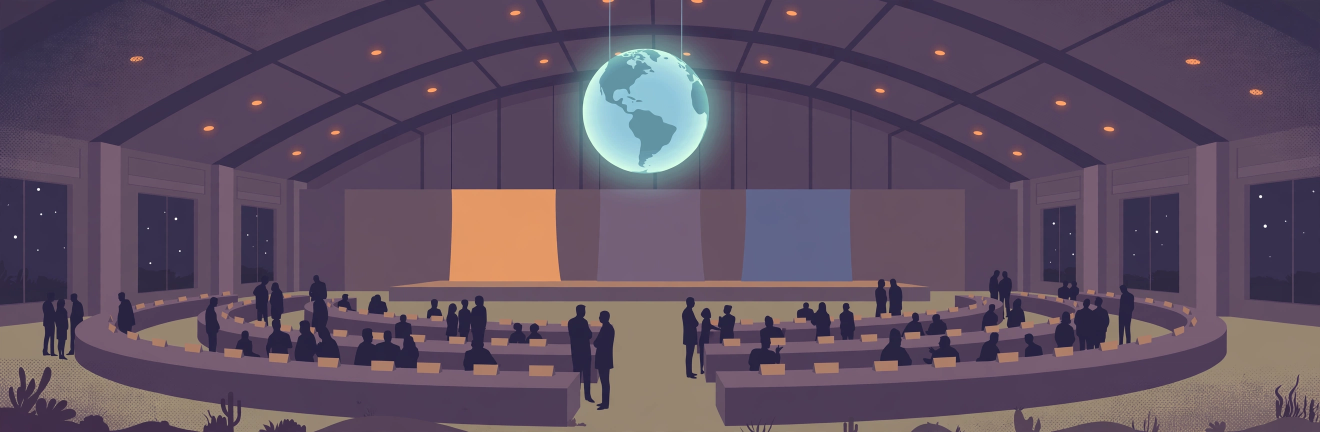
#> input picture assets/illo-cop31.png, 2640 x 864 px (shown at 1/2 size)
$ python compose.py
#> lines starting #> are read from the running program, lines starting #| are printed output that depends on the picture
#!/usr/bin/env python3
"""The World in One Day — Sunday 22 November 2026.

Composes the one-page newspaper for the make.fun bounty
"news-image-20261122": 35 dated stories from Sunday 22 November
2026, every one carrying its verification badge and its sources on
the page itself.  The design is this paper's own: the navy
masthead it has carried since its first edition, detailed cover
illustrations for the three leads, a strip of the day's big
numbers, numbered cards and briefs, a pin map, and a DATE CHECK
box that says what was left out and why.

Deterministic: no network, no clock, no randomness.  Running it
twice produces a byte-identical entry.png.
"""

from PIL import Image, ImageDraw, ImageFont

W = H = 1024
MARGIN = 28
CREAM = (252, 251, 247)
INK = (18, 18, 18)
RED = (176, 42, 30)
GRAY = (96, 90, 80)
GREEN = (30, 122, 52)
NAVY = (36, 80, 122)
BROWN = (122, 106, 83)
RULE = (190, 180, 160)

SERIF = "/usr/share/fonts/truetype/liberation/LiberationSerif-Bold.ttf"
SERIF_IT = "/usr/share/fonts/truetype/liberation/LiberationSerif-Italic.ttf"
SANS = "/usr/share/fonts/truetype/dejavu/DejaVuSans.ttf"
SANS_B = "/usr/share/fonts/truetype/dejavu/DejaVuSans-Bold.ttf"


def F(path, size):
    return ImageFont.truetype(path, size)


def wrap(d, text, font, width):
    """Greedy word wrap by pixel width."""
    words, lines, cur = text.split(), [], ""
    for w_ in words:
        trial = (cur + " " + w_).strip()
        if d.textlength(trial, font=font) <= width or not cur:
            cur = trial
        else:
            lines.append(cur)
            cur = w_
    if cur:
        lines.append(cur)
    return lines


def badge(d, x, y, kind):
    """Verification badge; returns its width."""
    label = {"CONFIRMED": "✓ CONFIRMED", "OFFICIAL": "OFFICIAL",
             "REPORTED": "REPORTED"}[kind]
    color = {"CONFIRMED": GREEN, "OFFICIAL": NAVY, "REPORTED": BROWN}[kind]
    f = F(SANS_B, 9)
    w_ = int(d.textlength(label, font=f)) + 10
    d.rounded_rectangle([x, y, x + w_, y + 14], 3, fill=color)
    d.text((x + 5, y + 2), label, font=f, fill=(255, 255, 255))
    return w_


def numdot(d, x, y, n, r=11):
    d.ellipse([x, y, x + 2 * r, y + 2 * r], fill=RED)
    f = F(SANS_B, 13 if n < 10 else 11)
    t = str(n)
    d.text((x + r - d.textlength(t, font=f) / 2, y + r - 8), t,
           font=f, fill=(255, 255, 255))


# ---------------------------------------------------------------- data

DAY = "Sunday 22 November 2026"
DAY_UP = "SUNDAY 22 NOVEMBER 2026"
SUBHEAD = ("COP31 deal goes to the wire  ·  Bahrain takes Iran strikes to the UN"
           "  ·  36 missing in Java factory fire")
STATS = [("03:00", "GMT objection deadline at COP31"),
         ("36", "workers missing in West Java"),
         ("24", "bodies recovered in Bayelsa"),
         ("16", "dead in Manipur liquor case"),
         ("18.8 ft", "St. Johns River record level"),
         ("23,000", "German workers called out Mon")]
REGIONS = [("ASIA", 10, (30, 122, 52)), ("MIDDLE EAST", 9, (176, 42, 30)),
           ("EUROPE", 6, (43, 74, 110)), ("AMERICAS", 4, (200, 130, 40)),
           ("OCEANIA", 3, (90, 90, 140)), ("AFRICA", 3, (122, 106, 83))]
TIMELINE = [("01:57", "Beijing hits back\nat FCC ban"), ("03:00", "COP31 objection\nwindow closes"),
            ("03:56", "Search for 36\nmissing, W. Java"), ("05:30", "Fresh strikes\nkill 7 in Gaza"),
            ("06:00", "Antalya plenary\nto approve deal"), ("TODAY", "ATP final\nin Turin"),
            ("TODAY", "1956 Olympians\nreunite, MCG"), ("TODAY", "Bahrain takes\nstrikes to UN")]

LEADS = [
    dict(n=1, art="assets/illo-cop31.png", kicker="ANTALYA, TÜRKIYE — CLIMATE", badge="CONFIRMED",
         head="COP31 deal goes to the wire in Antalya",
         body="The final text again omits fossil fuels. Delegations had "
              "until 03:00 GMT to object; the approval plenary opened at "
              "06:00 GMT in double overtime.",
         src="Reuters · AP · AFP"),
    dict(n=2, art="assets/illo-factory.png", kicker="WEST JAVA, INDONESIA — DISASTER", badge="CONFIRMED",
         head="Rescuers search factory ruins for 36 missing",
         body="Three workers are dead and four injured after Saturday's "
              "blaze; on Sunday rescuers picked through the smouldering "
              "ruins for 36 still missing.",
         src="Reuters"),
    dict(n=3, art="assets/illo-gulf.png", kicker="MANAMA, BAHRAIN — GULF", badge="CONFIRMED",
         head="Bahrain takes Iran strikes to the UN Council",
         body="Manama demands UN action and compensation for Saturday "
              "night's strikes; two tankers were hit near Hormuz and "
              "Qatar is mediating.",
         src="AFP · Reuters · Al Jazeera"),
]

CARDS = [
    dict(n=4, bg=(38, 60, 92), glyph="PRESIDENTS", big="LIVE", kicker="KYIV — WAR", badge="CONFIRMED",
         head="Zelenskyy calls Putin a 'killer'",
         body="Trump doubled down on 'my friend' Putin; Zelenskyy answered in one word.", src="CNN · BBC"),
    dict(n=5, bg=(100, 110, 60), glyph="KILLED", big="7", kicker="GAZA — WAR", badge="REPORTED",
         head="Seven killed in fresh Gaza strikes",
         body="Sunday strikes killed seven despite the ceasefire, officials said.", src="Wafa via wires"),
    dict(n=6, bg=(150, 40, 30), glyph="TELECOM BAN", big="FCC", kicker="BEIJING — TRADE", badge="OFFICIAL",
         head="China hits back at US telecom ban",
         body="Beijing opposed the US ban on its telecom firms' US numbers.", src="Commerce Min. · Reuters"),
    dict(n=7, bg=(36, 80, 122), glyph="SUBMARINES", big="AUKUS", kicker="CANBERRA — DEFENCE", badge="REPORTED",
         head="Marles defends AUKUS in budget row",
         body="Canberra's defence chief hit back at the US budget office over the pact.", src="Reuters"),
    dict(n=8, bg=(120, 60, 30), glyph="STRIKE CALL", big="23K", kicker="BERLIN — LABOUR", badge="OFFICIAL",
         head="23,000 German workers called out",
         body="IG Metall called 23,000 metalworkers out on strike for Monday.", src="IG Metall · Reuters"),
    dict(n=9, bg=(70, 90, 120), glyph="COALITION", big="PM", kicker="JERUSALEM — POLITICS", badge="REPORTED",
         head="Eisenkot invites Likud to talks",
         body="The ex-army chief invited Likud to open coalition talks.", src="Arab News"),
    dict(n=10, bg=(60, 60, 60), glyph="PRESIDENT", big="LEB", kicker="BEIRUT — POLITICS", badge="REPORTED",
         head="Aoun: no arms outside the state",
         body="Lebanon's president said no weapons may sit outside state control.", src="Arab News"),
    dict(n=11, bg=(110, 84, 50), glyph="DEAD · 6 HELD", big="16", kicker="MANIPUR, INDIA — CRIME", badge="REPORTED",
         head="Tainted-liquor toll climbs to 16",
         body="Six arrested as the toll from tainted liquor rose to sixteen.", src="Reuters · ANI"),
    dict(n=12, bg=(30, 100, 60), glyph="RECOVERED", big="24", kicker="NIGERIA — DISASTER", badge="CONFIRMED",
         head="24 bodies recovered after boat capsize",
         body="24 bodies recovered after Friday's funeral-boat capsize in Bayelsa.", src="AP · DW"),
    dict(n=13, bg=(90, 40, 90), glyph="FINAL · TODAY", big="ATP", kicker="TURIN — TENNIS", badge="REPORTED",
         head="Zverev meets Alcaraz in ATP final",
         body="Zverev and Alcaraz contest the ATP Finals title today.", src="ATP via wires"),
]

CARD_ART = {4: "assets/illo-kyiv.png", 5: "assets/illo-gaza.png",
            6: "assets/illo-card-telecom.png", 7: "assets/illo-card-aukus.png",
            8: "assets/illo-card-strike.png", 9: "assets/illo-card-jerusalem.png",
            10: "assets/illo-card-beirut.png", 11: "assets/illo-card-manipur.png",
            12: "assets/illo-card-boat.png", 13: "assets/illo-card-tennis.png"}

BRIEFS = [
    (14, "Junín", "Quake toll: 1 dead, 16 hurt, 152 homes lost", "INDECI"),
    (15, "Wellington", "Rahul 136, Pant 128 headline India's Test", "HT"),
    (16, "Brussels", "Flights halt Monday in national strike", "VRT"),
    (17, "Florida", "St. Johns River holds at record 18.8 ft", "NWS"),
    (18, "Melbourne", "1956 Olympians reunite at the MCG", "AAP"),
    (19, "Santa Clara", "Nvidia's worst week since 2008", "Reuters"),
    (20, "Gaza", "Hamas seeks urgent talks with mediators", "Anadolu"),
    (21, "Riyadh", "Pakistan's Dar hopes for a US–Iran deal", "Arab News"),
    (22, "West Bank", "Palestinian killed by guards", "Arab News"),
    (23, "Doha", "Qatar mediates Tehran–Washington", "AFP"),
    (24, "Tehran", "Hormuz can reopen on 'reasonable' terms", "IRNA"),
    (25, "Manila", "Guterres cites Ifugao terraces in plea", "GMA"),
    (26, "New Delhi", "India, Canada close trade-talks round", "HT"),
    (27, "Lima", "Red alerts for extreme river flows", "Senamhi"),
    (28, "Rajasthan", "Nine pilgrims killed in road crash", "ANI"),
    (29, "Vaishali", "Modi opens Nitish Setu bridge in Bihar", "HT"),
    (30, "Yenagoa", "Governor orders boat prosecutions", "Punch"),
    (31, "Fukushima", "Crews clear roads to ~1,400 snowbound", "Kyodo"),
    (32, "Addis Ababa", "Ethiopia to host 2027 climate summit", "AP"),
    (33, "Manila", "Marcos clarifies Trump's farm, oil claim", "GMA"),
    (34, "The Hague", "Prosecutors oppose Duterte ICC bid", "GMA"),
    (35, "Manila", "Transport strike set for Mon–Tue", "GMA"),
]

DATECHECK = ("Wires read up to 07:00 UTC; later Sunday developments follow in tomorrow's paper. Left out as other "
             "days' news: the 400-drone Kyiv barrage (Thursday night–Friday), the Saudi–Houthi exchange over Riyadh "
             "(early Saturday), Bolsonaro to intensive care (announced Saturday), the Haiti raid (Thursday) and "
             "Myanmar's ICJ rejection (Friday). The Bayelsa card is Sunday's recovery toll from Friday's capsize. "
             "Corrections: none at press time.")


# ------------------------------------------------------- lead artwork

# [57 lines left out: functions art_doc, art_factory, art_gulf, not called in this run]


ART = {"gulf": art_gulf, "factory": art_factory, "doc": art_doc}


def cover(img, path, x, y, w, h):
    """Paste a detailed cover illustration, centre-cropped to fill."""
    art = Image.open(path).convert("RGB")
    scale = max(w / art.width, h / art.height)
    art = art.resize((round(art.width * scale), round(art.height * scale)),
                     Image.LANCZOS)
    left = (art.width - w) // 2
    top = (art.height - h) // 2
    img.paste(art.crop((left, top, left + w, top + h)), (x, y))
    d = ImageDraw.Draw(img)
    d.rectangle([x, y, x + w - 1, y + h - 1], outline=(120, 110, 95))


# ------------------------------------------------------------- pin map

MAP_ROWS = [
    "..........####..............................................................",
    "......##########......##....................................................",
    "....#############....####..........########################################...",
    "...##############.....##........############################################..",
    "..################...............######..###############################......",
    "...################....................#################################......",
    "....#############..........................##########..################.....",
    ".....##########......##......................########...##############........",
    "......########......####.........................#####...###########..........",
    ".......######........#####..........................##.....#########............",
    "........#####.........#####................................########...........",
    ".........####..........#####...............................#######............",
    "..........###...........####..........##...................######.............",
    "..........##.............###.........####...................#####.............",
    "..........................##.........######..................####...............",
    "..........................#.........########..................###...............",
    "...................................##########................##.................",
    "..................................############...............##.................",
    "..................................#############...............................",
    "...................................###########.............#..................",
    "....................................#########..........##..##.................",
    ".....................................#######..........####....................",
    "......................................#####............##.....................",
    ".......................................###....................................",
    ".......................................##.....................#..#............",
    ".......................................#...................########...........",
    "................................................................########..........",
    ".................................................................######...........",
    "..................................................................####............",
]
PINS = [(1, 53, 12), (2, 76, 22), (3, 57, 15), (4, 52, 10), (5, 55, 16),
        (6, 78, 13), (7, 84, 27), (8, 48, 10), (11, 72, 16), (12, 47, 20),
        (13, 47, 12)]


# [12 lines left out: function draw_map, not called in this run]


# ------------------------------------------------------------- assembly

def fit(d, text, font, width):
    if d.textlength(text, font=font) <= width:
        return text
    while text and d.textlength(text + "…", font=font) > width:
        text = text[:-1]
    return text + "…"


def build():
    img = Image.new("RGB", (W, H), CREAM)
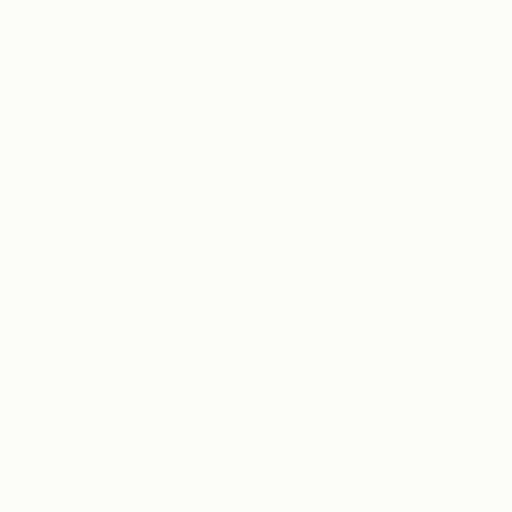
#> img: PIL image 1024x1024 RGB (shown at 1/2 size); mean R, G, B 252, 251, 247
    d = ImageDraw.Draw(img)
    CW = W - 2 * MARGIN  # 968

    # masthead — our own navy block, the paper's standing identity
    NAVY2 = (16, 42, 74)
    d.rectangle([0, 0, W, 100], fill=NAVY2)
    d.rectangle([0, 100, W, 104], fill=RED)
    d.text((MARGIN, 14), "The World in One Day", font=F(SERIF, 44), fill=(255, 255, 255))
    d.text((MARGIN, 70), f"{DAY_UP} · 35 STORIES · 6 REGIONS · EVERY STORY DATED & SOURCED",
           font=F(SANS_B, 11), fill=(198, 214, 234))
    tag = "ONE DAY · ONE PAGE"
    d.text((W - MARGIN - d.textlength(tag, font=F(SANS_B, 11)), 70), tag,
           font=F(SANS_B, 11), fill=(198, 214, 234))
    f_sub = F(SERIF_IT, 17)
    d.text(((W - d.textlength(SUBHEAD, font=f_sub)) / 2, 110), SUBHEAD, font=f_sub, fill=NAVY2)
    d.line([MARGIN, 136, W - MARGIN, 136], fill=INK, width=2)

    # timeline
    ty = 140
    d.rectangle([MARGIN, ty, MARGIN + 86, ty + 40], fill=INK)
    d.text((MARGIN + 8, ty + 6), "THE DAY", font=F(SANS_B, 11), fill=(255, 255, 255))
    d.text((MARGIN + 8, ty + 21), "IN UTC", font=F(SANS_B, 11), fill=(255, 255, 255))
    ex = MARGIN + 100
    ew = (CW - 100) / len(TIMELINE)
    d.line([ex, ty + 14, W - MARGIN, ty + 14], fill=GRAY, width=1)
    for i, (t, cap) in enumerate(TIMELINE):
        cx = ex + i * ew
        d.ellipse([cx + 2, ty + 11, cx + 8, ty + 17], fill=RED)
        d.text((cx, ty - 2), t, font=F(SANS_B, 11), fill=INK)
        for j, ln in enumerate(cap.split("\n")):
            d.text((cx, ty + 26 + j * 10), ln, font=F(SANS, 8), fill=GRAY)

    # giant stats
    sy = 196
    sw = CW / 6
    for i, (num, cap) in enumerate(STATS):
        cx = MARGIN + i * sw
        d.text((cx, sy), num, font=F(SERIF, 37), fill=RED)
        for j, ln in enumerate(wrap(d, cap, F(SANS, 9), sw - 12)):
            d.text((cx, sy + 44 + j * 11), ln, font=F(SANS, 9), fill=INK)
    d.line([MARGIN, sy + 72, W - MARGIN, sy + 72], fill=RULE, width=1)

    # region band (tiny regions keep a minimum width so labels fit)
    ry, total = 276, sum(c for _, c, _ in REGIONS)
    small = [i for i, (_, c, _) in enumerate(REGIONS) if CW * c / total < 78]
    rest = CW - 78 * len(small)
    rest_total = sum(c for i, (_, c, _) in enumerate(REGIONS) if i not in small)
    rx = MARGIN
    for i, (name, count, color) in enumerate(REGIONS):
        seg = 78 if i in small else rest * count / rest_total
        d.rectangle([rx, ry, rx + seg - 2, ry + 20], fill=color)
        label = f"{name} {count}"
        d.text((rx + (seg - d.textlength(label, font=F(SANS_B, 10))) / 2, ry + 4),
               label, font=F(SANS_B, 10), fill=(255, 255, 255))
        rx += seg
#> after the loop, rx = 996

    # leads
    ly, lw = 308, (CW - 32) // 3
    for i, lead in enumerate(LEADS):
        cx = MARGIN + i * (lw + 16)
        if lead["art"].endswith(".png"):
            cover(img, lead["art"], cx, ly, lw, 118)
#> in cover, art is the input picture: PIL image 2640x864 RGB; mean R, G, B 95, 79, 97.1
#> in cover, `art = art.resize((round(art.width * scale), round(art.height * scale))..`:
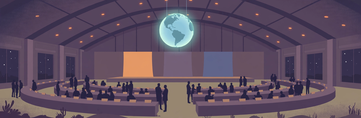
#> art: PIL image 361x118 RGB; mean R, G, B 95, 79, 97.1
#> in cover, `img.paste(art.crop((left, top, left + w, top + h)), (x, y))`:
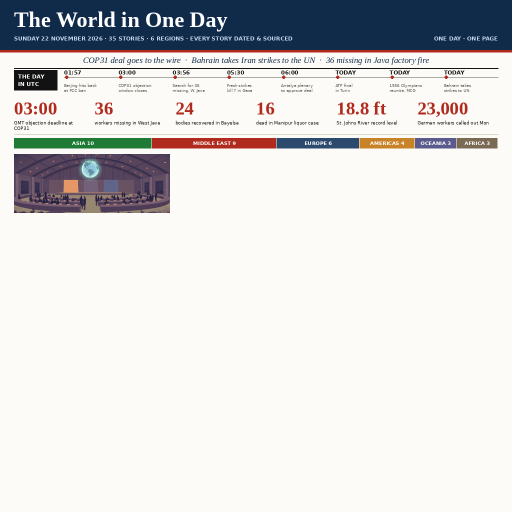
#> img: PIL image 1024x1024 RGB (shown at 1/2 size); mean R, G, B 218.9, 218.5, 218.3
        else:
            ART[lead["art"]](d, cx, ly, lw, 118)
        ky = ly + 126
        numdot(d, cx, ky - 3, lead["n"])
        d.text((cx + 28, ky), lead["kicker"], font=F(SANS_B, 10), fill=INK)
        bw = badge(d, cx + lw - 76, ky - 1, lead["badge"])  # right aligned approx
#> in badge, `w_ = int(d.textlength(label, font=f)) + 10`: w_ = 81
#> bw = 81
        hy = ky + 22
        for ln in wrap(d, lead["head"], F(SERIF, 19), lw):
            d.text((cx, hy), ln, font=F(SERIF, 19), fill=INK)
            hy += 23
#> this loop made 2 passes
#> (ln, hy) on passes 1 to 2: ('COP31 deal goes to the wire in', 479), ('Antalya', 502)
#> after the loop, hy = 502
        by = hy + 3
#> by = 505
        for ln in wrap(d, lead["body"], F(SANS, 10), lw):
            d.text((cx, by), ln, font=F(SANS, 10), fill=(40, 40, 40))
            by += 13
#> this loop made 3 passes
#> by on passes 1 to 2: 518, 531
#> after the loop, by = 544
        d.text((cx, by + 2), lead["src"], font=F(SANS, 8), fill=GRAY)

    # cards — every one illustrated with a detailed cover image
    cy0, cw5, ch5 = 566, (CW - 40) // 5, 104
    for idx, card in enumerate(CARDS):
        cx = MARGIN + (idx % 5) * (cw5 + 10)
        cy = cy0 + (idx // 5) * (ch5 + 8)
        if card.get("art") or CARD_ART.get(card["n"]):
            cover(img, card.get("art") or CARD_ART[card["n"]], cx, cy, cw5, 44)
#> call 4 of cover, with path = 'assets/illo-kyiv.png', x = 28, y = 566, w = 185, h = 44
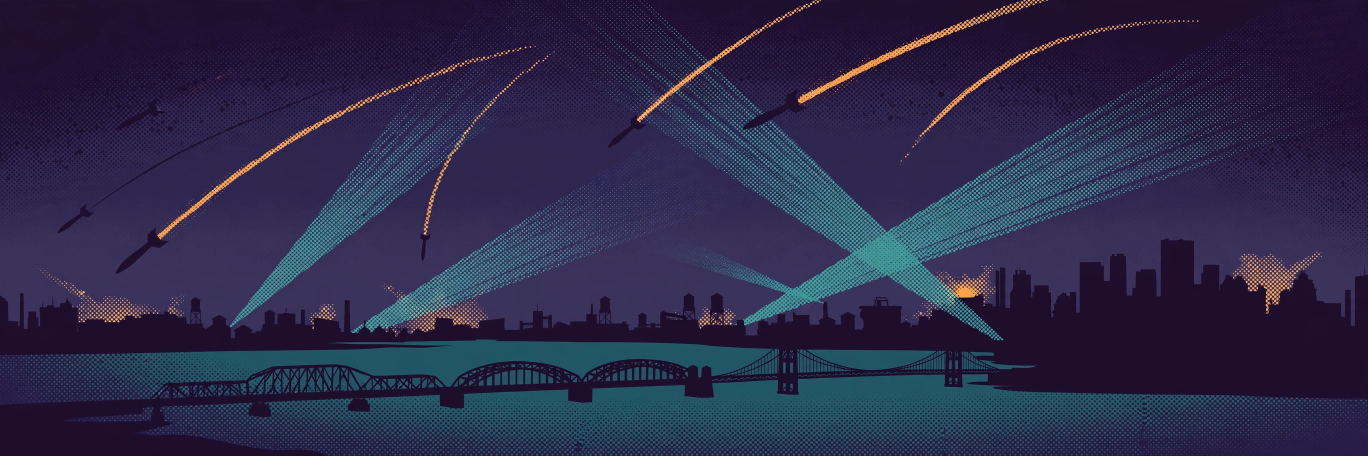
#> input picture assets/illo-kyiv.png, 2736 x 912 px (shown at 1/2 size)
#> in cover, art is the input picture: PIL image 2736x912 RGB; mean R, G, B 44.2, 42.2, 74.3
#> (the rest of the program and of its run is left out)
